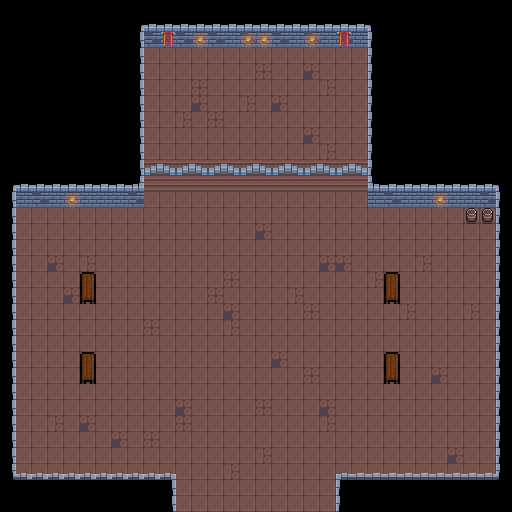

A level layout from a 2D game, rendered from its tile map. Below: a short description, then the map file with tile-grid data replaced by summaries:
An orthogonal 32x32 tile map with 16x16 px tiles, 3 tile layers (BottomLayer, MiddleLayer, TopLayer), 4 tilesets and 6 objects (3x TownsfolkMale, Alchemist, Blacksmith).

<map version="1.2" tiledversion="1.3.4" orientation="orthogonal" renderorder="right-down" width="32" height="32" tilewidth="16" tileheight="16" infinite="0" nextlayerid="6" nextobjectid="25">
 <editorsettings>
  <export target="." format="json" />
 </editorsettings>
 <tileset firstgid="1" name="townsfolk_m" tilewidth="32" tileheight="32" tilecount="8" columns="4">
  <image source="../npcs/townsfolk_m/townsfolk_m.png" width="128" height="64" />
 </tileset>
 <tileset firstgid="9" name="basecamp" tilewidth="16" tileheight="16" tilecount="256" columns="16">
  <image source="basecamp.png" width="256" height="256" />
  <tile id="1">
   <properties>
    <property name="collision" type="bool" value="true" />
   </properties>
  </tile>
  <tile id="67">
   <properties>
    <property name="collision" type="bool" value="true" />
   </properties>
  </tile>
  <tile id="68">
   <properties>
    <property name="collision" type="bool" value="true" />
   </properties>
  </tile>
  <tile id="70">
   <properties>
    <property name="collision" type="bool" value="true" />
   </properties>
  </tile>
  <tile id="71">
   <properties>
    <property name="collision" type="bool" value="true" />
   </properties>
  </tile>
  <tile id="72">
   <properties>
    <property name="collision" type="bool" value="true" />
   </properties>
  </tile>
  <tile id="83">
   <properties>
    <property name="collision" type="bool" value="true" />
   </properties>
  </tile>
  <tile id="84">
   <properties>
    <property name="collision" type="bool" value="true" />
   </properties>
  </tile>
  <tile id="86">
   <properties>
    <property name="collision" type="bool" value="true" />
   </properties>
  </tile>
  <tile id="87">
   <properties>
    <property name="collision" type="bool" value="true" />
   </properties>
  </tile>
  <tile id="88">
   <properties>
    <property name="collision" type="bool" value="true" />
   </properties>
  </tile>
  <tile id="97">
   <properties>
    <property name="collision" type="bool" value="true" />
   </properties>
  </tile>
  <tile id="98">
   <properties>
    <property name="collision" type="bool" value="true" />
   </properties>
  </tile>
  <tile id="99">
   <properties>
    <property name="collision" type="bool" value="true" />
   </properties>
  </tile>
  <tile id="100">
   <properties>
    <property name="collision" type="bool" value="true" />
   </properties>
  </tile>
  <tile id="101">
   <properties>
    <property name="collision" type="bool" value="true" />
   </properties>
  </tile>
  <tile id="103">
   <properties>
    <property name="collision" type="bool" value="true" />
   </properties>
  </tile>
  <tile id="104">
   <properties>
    <property name="collision" type="bool" value="true" />
   </properties>
  </tile>
  <tile id="113">
   <properties>
    <property name="collision" type="bool" value="true" />
   </properties>
  </tile>
  <tile id="114">
   <properties>
    <property name="collision" type="bool" value="true" />
   </properties>
  </tile>
  <tile id="117">
   <properties>
    <property name="collision" type="bool" value="true" />
   </properties>
  </tile>
  <tile id="128">
   <animation>
    <frame tileid="128" duration="100" />
    <frame tileid="129" duration="100" />
    <frame tileid="130" duration="100" />
    <frame tileid="131" duration="100" />
    <frame tileid="132" duration="100" />
    <frame tileid="133" duration="100" />
   </animation>
  </tile>
  <tile id="144">
   <properties>
    <property name="collision" type="bool" value="true" />
   </properties>
  </tile>
  <tile id="145">
   <properties>
    <property name="collision" type="bool" value="true" />
   </properties>
  </tile>
  <tile id="146">
   <properties>
    <property name="collision" type="bool" value="true" />
   </properties>
  </tile>
  <tile id="160">
   <properties>
    <property name="collision" type="bool" value="true" />
   </properties>
  </tile>
  <tile id="161">
   <properties>
    <property name="collision" type="bool" value="true" />
   </properties>
  </tile>
  <tile id="162">
   <properties>
    <property name="collision" type="bool" value="true" />
   </properties>
  </tile>
  <tile id="176">
   <properties>
    <property name="collision" type="bool" value="true" />
   </properties>
  </tile>
  <tile id="177">
   <properties>
    <property name="collision" type="bool" value="true" />
   </properties>
  </tile>
  <tile id="178">
   <properties>
    <property name="collision" type="bool" value="true" />
   </properties>
  </tile>
 </tileset>
 <tileset firstgid="265" name="alchemist" tilewidth="32" tileheight="32" tilecount="8" columns="4">
  <image source="../npcs/alchemist/alchemist.png" width="128" height="64" />
 </tileset>
 <tileset firstgid="273" name="blacksmith" tilewidth="32" tileheight="32" tilecount="8" columns="4">
  <image source="../npcs/blacksmith/blacksmith.png" width="128" height="64" />
 </tileset>
 <objectgroup id="4" name="TransitionLayer">
  <object id="18" x="176" y="496" width="160" height="16">
   <properties>
    <property name="DestinationScene" value="CombatScene" />
    <property name="DestinationX" type="float" value="331" />
    <property name="DestinationY" type="float" value="249" />
    <property name="TilemapKey" value="assets/map/level1" />
    <property name="TilesetKey" value="assets/map/tiles" />
   </properties>
  </object>
 </objectgroup>
 <layer id="2" name="BottomLayer" width="32" height="32">
  <data>[1024 cells, 686 non-empty, 5 distinct tile ids]</data>
 </layer>
 <layer id="1" name="MiddleLayer" width="32" height="32">
  <data>[1024 cells, 152 non-empty, 19 distinct tile ids]</data>
 </layer>
 <objectgroup id="5" name="ObjectLayer">
  <object id="20" name="TownsfolkMale" gid="1" x="231.269" y="332.88" width="32" height="32">
   <properties>
    <property name="Paragraph1" value="How's going? I don't know why everyone looks just the same..." />
    <property name="Paragraph2" value="Anyways, you can walk down and enter the dungeon." />
   </properties>
  </object>
  <object id="21" name="TownsfolkMale" gid="1" x="200.838" y="414.389" width="32" height="32">
   <properties>
    <property name="Paragraph1" value="You can't attack in this area. You can attack in the dungeon though." />
    <property name="Paragraph2" value="Press J to attack, SPACE to change item slot, and WASD to move." />
    <property name="Paragraph3" value="Good luck!" />
   </properties>
  </object>
  <object id="22" name="TownsfolkMale" gid="1" x="186.232" y="260.942" width="32" height="32">
   <properties>
    <property name="Paragraph1" value="Hey there! I don't talk much..." />
   </properties>
  </object>
  <object id="23" name="Alchemist" gid="265" x="53.7477" y="293.974" width="32" height="32" />
  <object id="24" name="Blacksmith" gid="2147483921" x="394.987" y="296.156" width="32" height="32" />
 </objectgroup>
 <layer id="3" name="TopLayer" width="32" height="32">
  <data>[1024 cells, 22 non-empty, 4 distinct tile ids]</data>
 </layer>
</map>
